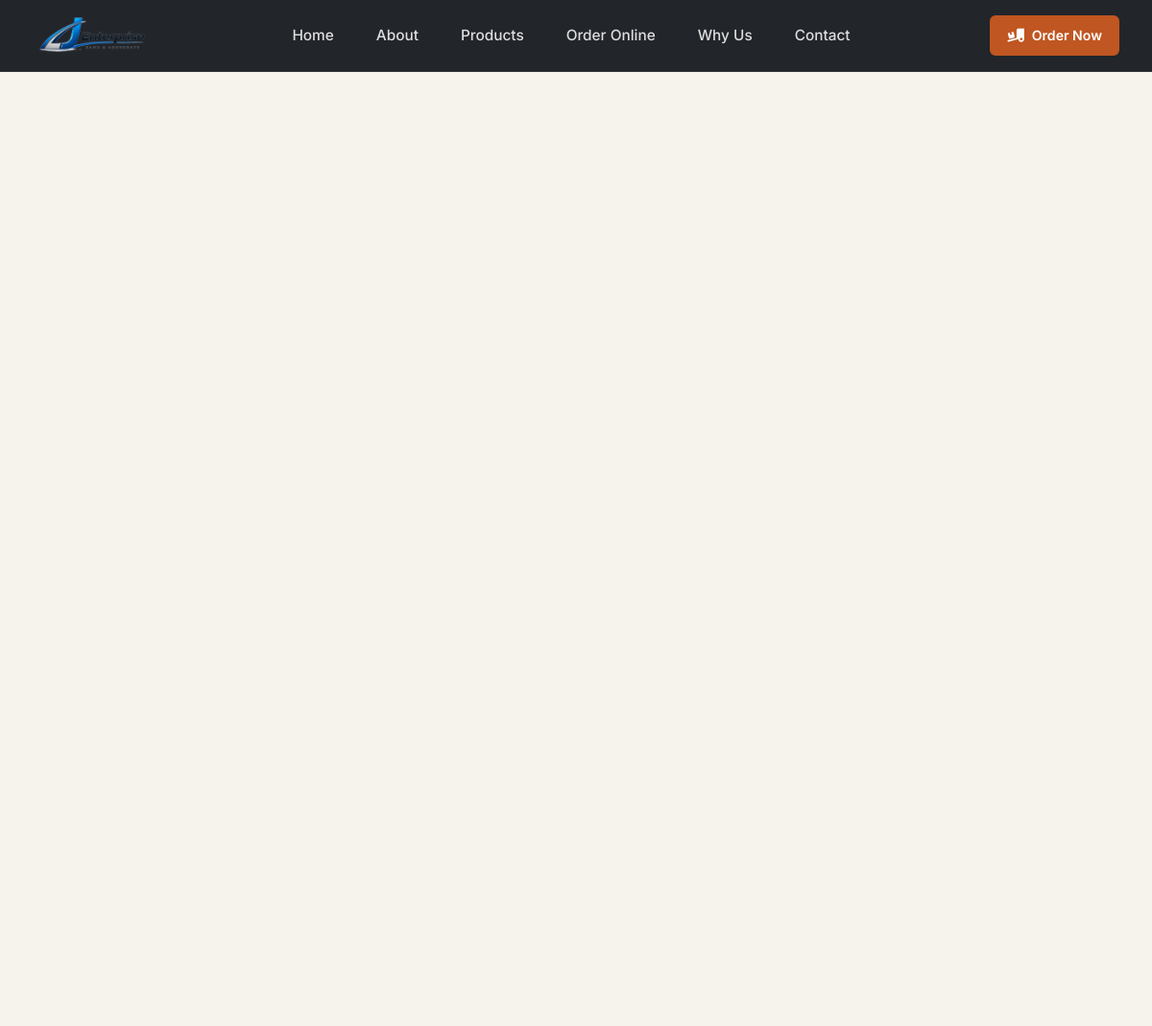
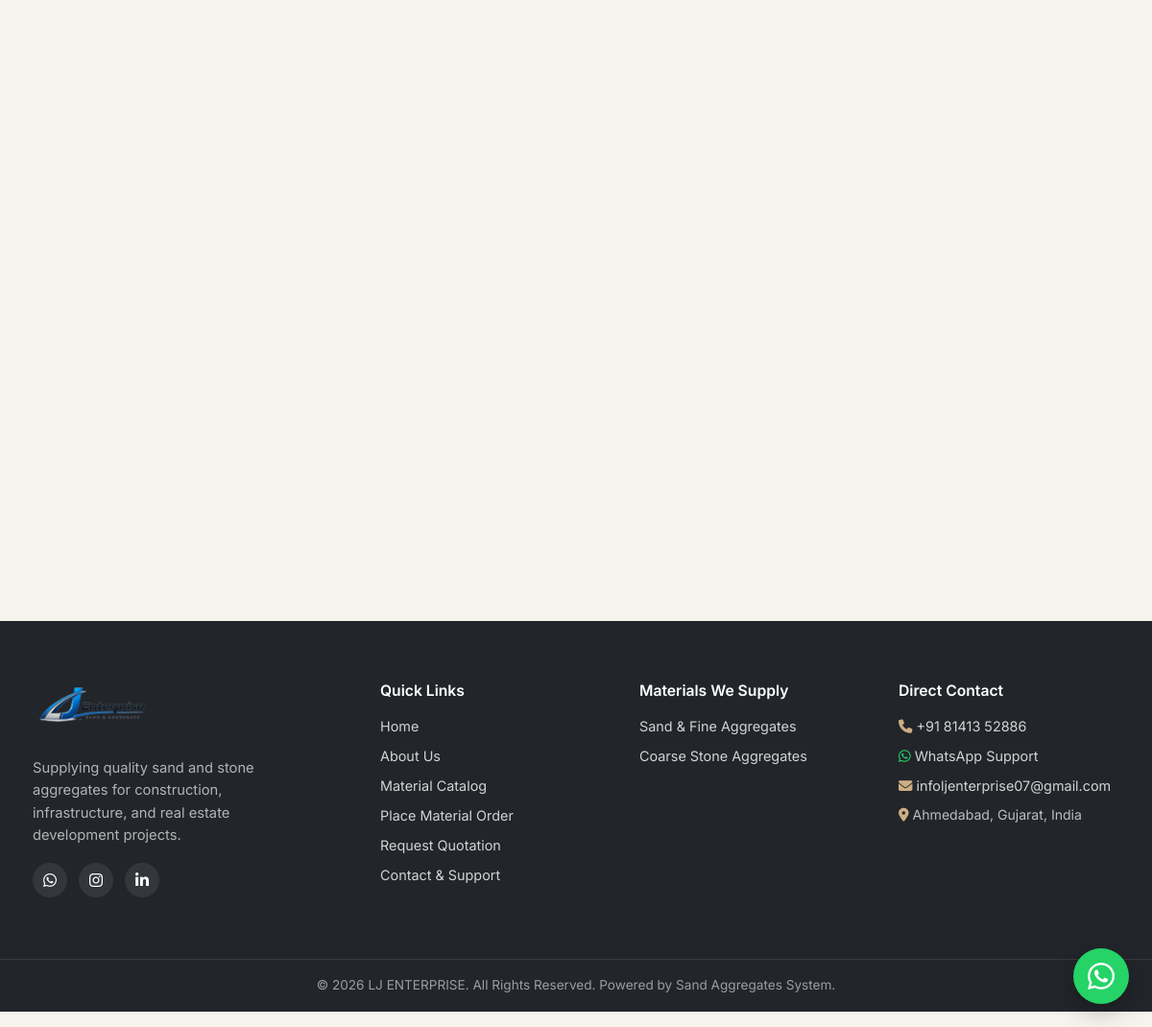
Page /products/banas-sand/ on the committed database (2 pictures, top to bottom).
### website/models.py (models this page shows, shortened)
class Category(models.Model):
    name = models.CharField(max_length=100, unique=True)
    slug = models.SlugField(max_length=120, unique=True, blank=True)
    description = models.TextField(blank=True, help_text="Brief description of this material category")
    order = models.PositiveIntegerField(default=0, help_text="Display order in menus and filters")
    is_active = models.BooleanField(default=True)
    class Meta:
        verbose_name_plural = "Categories"
        ordering = ['order', 'name']

class SiteSetting(models.Model):
    business_name = models.CharField(max_length=150, default="LJ ENTERPRISE")
    tagline = models.CharField(
        max_length=255,
        default="At the heart of every strong structure lies a solid foundation — and that starts with quality materials."
    )
    phone_display = models.CharField(max_length=30, default="+91 81413 52886")
    phone_raw = models.CharField(max_length=30, default="+918141352886", help_text="Digits with country code, no spaces for tel: link")
    whatsapp_number = models.CharField(max_length=30, default="918141352886", help_text="Digits only with country code (e.g. 918141352886) for wa.me links")
    email = models.EmailField(default="infoljenterprise07@gmail.com")
    address = models.CharField(max_length=255, default="Ahmedabad, Gujarat, India")
    business_hours = models.CharField(max_length=100, default="Open 24 hours")
    google_maps_url = models.URLField(max_length=500, default="https://www.google.com/maps?q=Ahmedabad,Gujarat,India&output=embed")
    whatsapp_default_message = models.TextField(
        default="Hello LJ Enterprise, I am interested in your sand, GSB, and aggregates materials. Please share material details and availability."
    )
    instagram_url = models.URLField(default="https://www.instagram.com/infoljenterprise?stkn=MWd3cGN3dDV6Ym44aA==", blank=True)
    linkedin_url = models.URLField(default="https://www.linkedin.com/company/rashienterprise", blank=True)
    class Meta:
        verbose_name = "Business Configuration & Contact Settings"
        verbose_name_plural = "Business Configuration & Contact Settings"
    @classmethod
    def get_settings(cls):
        obj, _ = cls.objects.get_or_create(pk=1)
        return obj

### website/views.py (the view)
# urls.py: path('products/<slug:slug>/', views.ProductDetailView.as_view(), name='product_detail'),
class ProductDetailView(DetailView):
    model = Product
    template_name = 'product_detail.html'
    context_object_name = 'product'
    slug_url_kwarg = 'slug'
    def get_context_data(self, **kwargs):
        context = super().get_context_data(**kwargs)
        product = self.object
        related = Product.objects.filter(category=product.category).exclude(id=product.id)[:4]
        if not related.exists():
            related = Product.objects.exclude(id=product.id)[:4]
        site_config = SiteSetting.get_settings()
        product_msg = (
            f"Hello, I am interested in ordering:\n\n"
            f"Product: {product.name} ({product.unit})\n\n"
            f"Please share availability, delivery terms, and quotation."
        )
        whatsapp_product_url = f"https://wa.me/{site_config.whatsapp_number}?text={urllib.parse.quote(product_msg)}"
        context['related_products'] = related
        context['whatsapp_product_url'] = whatsapp_product_url
        context['enquiry_form'] = EnquiryForm(initial={'product': product, 'product_name': product.name})
        return context

### website/models.py (called while the page is built)
    def get_absolute_url(self):
        return reverse('website:product_detail', kwargs={'slug': self.slug})

### templates/product_detail.html (shortened to what this page needs)
{% extends 'base.html' %}
{% load static %}

### templates/base.html (shortened to what this page needs)
{% load static %}
<!DOCTYPE html>
<html lang="en">
<head>
  <link rel="stylesheet" href="https://cdnjs.cloudflare.com/ajax/libs/font-awesome/6.5.1/css/all.min.css" />
  <link rel="stylesheet" href="{% static 'css/style.css' %}">
</head>
<body>
<header class="site-header" id="top">
  <div class="container header-inner">
    <a href="{% url 'website:home' %}" class="brand" aria-label="{{ site_settings.business_name }} home">
      <div class="brand-logo-container">
        <img src="{% static 'assets/logo_transparent.png' %}" alt="{{ site_settings.business_name }}" class="brand-logo">
      </div>
    </a>
    <nav class="main-nav" id="main-nav">
      <ul>
        <li><a href="{% url 'website:home' %}">Home</a></li>
        <li><a href="{% url 'website:home' %}#about">About</a></li>
        <li><a href="{% url 'website:products' %}">Products</a></li>
        <li><a href="{% url 'website:order_create' %}">Order Online</a></li>
        <li><a href="{% url 'website:home' %}#why-us">Why Us</a></li>
        <li><a href="{% url 'website:home' %}#contact">Contact</a></li>
      </ul>
    </nav>
    <div class="header-actions">
      <a href="{% url 'website:order_create' %}" class="btn btn-accent btn-sm">
        <i class="fa-solid fa-truck-ramp-box"></i> Order Now
      </a>
    </div>
  </div>
</header>
<main>
</main>
<footer class="site-footer">
  <div class="container footer-inner">
    <div class="footer-brand">
      <a href="{% url 'website:home' %}" style="display:inline-block; margin-bottom: 14px;">
        <div class="brand-logo-container footer-logo">
          <img src="{% static 'assets/logo_transparent.png' %}" alt="{{ site_settings.business_name }}" class="brand-logo">
        </div>
      </a>
      <p>Supplying quality sand and stone aggregates for construction, infrastructure, and real estate development projects.</p>
      <div class="footer-social-links">
        <a href="{{ whatsapp_url }}" target="_blank" rel="noopener" aria-label="WhatsApp" title="WhatsApp"><i class="fa-brands fa-whatsapp"></i></a>
        {% if site_settings.instagram_url %}<a href="{{ site_settings.instagram_url }}" target="_blank" rel="noopener" aria-label="Instagram" title="Instagram"><i class="fa-brands fa-instagram"></i></a>{% endif %}
        {% if site_settings.linkedin_url %}<a href="{{ site_settings.linkedin_url }}" target="_blank" rel="noopener" aria-label="LinkedIn" title="LinkedIn"><i class="fa-brands fa-linkedin-in"></i></a>{% endif %}
      </div>
    </div>
    <div class="footer-col">
      <h4>Quick Links</h4>
      <ul>
        <li><a href="{% url 'website:home' %}">Home</a></li>
        <li><a href="{% url 'website:home' %}#about">About Us</a></li>
        <li><a href="{% url 'website:products' %}">Material Catalog</a></li>
        <li><a href="{% url 'website:order_create' %}">Place Material Order</a></li>
        <li><a href="{% url 'website:enquiry_create' %}">Request Quotation</a></li>
        <li><a href="{% url 'website:home' %}#contact">Contact & Support</a></li>
      </ul>
    </div>
    <div class="footer-col">
      <h4>Materials We Supply</h4>
      <ul>
        {% for cat in nav_categories %}
          <li><a href="{% url 'website:products' %}?category={{ cat.slug }}">{{ cat.name }}</a></li>
        {% empty %}
          <li><a href="{% url 'website:products' %}">Construction Sand</a></li>
          <li><a href="{% url 'website:products' %}">River Sand & M-Sand</a></li>
          <li><a href="{% url 'website:products' %}">Stone Aggregates (10/20/40mm)</a></li>
          <li><a href="{% url 'website:products' %}">Granular Sub Base (GSB)</a></li>
        {% endfor %}
      </ul>
    </div>
    <div class="footer-col">
      <h4>Direct Contact</h4>
      <ul>
        <li>
          <a href="tel:{{ site_settings.phone_raw }}">
            <i class="fa-solid fa-phone" style="color:var(--sand);"></i> {{ site_settings.phone_display }}
          </a>
        </li>
        <li>
          <a href="{{ whatsapp_url }}" target="_blank" rel="noopener">
            <i class="fa-brands fa-whatsapp" style="color:#25D366;"></i> WhatsApp Support
          </a>
        </li>
        <li>
          <a href="mailto:{{ site_settings.email }}">
            <i class="fa-solid fa-envelope" style="color:var(--sand);"></i> {{ site_settings.email }}
          </a>
        </li>
        <li style="color:rgba(255,255,255,0.7); font-size:0.88rem; margin-top:8px;">
          <i class="fa-solid fa-location-dot" style="color:var(--sand);"></i> {{ site_settings.address }}
        </li>
      </ul>
    </div>
  </div>
  <div class="footer-bottom">
    <div class="container">
      <p>&copy; {{ current_year }} {{ site_settings.business_name }}. All Rights Reserved. Powered by Sand Aggregates System.</p>
    </div>
  </div>
</footer>
<a href="{{ whatsapp_url }}" class="whatsapp-float" aria-label="Chat with us on WhatsApp" target="_blank" rel="noopener" title="Chat on WhatsApp">
  <i class="fa-brands fa-whatsapp"></i>
</a>
</body>
</html>

### static/css/style.css (style rules this page uses)
:root { --charcoal: #22252A; --stone: #565B52; --sand: #CDAE83; --off-white: #F6F3EC; --white: #FFFFFF; --accent: #C05621; --accent-dark: #9C4419; --success: #2E7D4F; --error: #B3261E; --warning: #D97706; --info: #2563EB; --font-head: 'Archivo', sans-serif; --font-body: 'Inter', sans-serif; --radius: 6px; --radius-lg: 12px; --shadow: 0 8px 24px rgba(34,37,42,0.10); --shadow-lg: 0 16px 36px rgba(34,37,42,0.16); --max-width: 1180px; --space-1: 8px; --space-2: 16px; --space-3: 24px; --space-4: 40px; --space-5: 64px; --space-6: 96px; }
*, *::before, *::after { box-sizing: border-box; }
html { scroll-behavior: smooth; scroll-padding-top: 84px; }
body { margin: 0; font-family: var(--font-body); color: var(--charcoal); background: var(--off-white); line-height: 1.6; -webkit-font-smoothing: antialiased; }
img { max-width: 100%; display: block; }
a { color: inherit; text-decoration: none; }
ul { list-style: none; margin: 0; padding: 0; }
h1, h2, h3, h4, h5, h6 { font-family: var(--font-head); line-height: 1.15; margin: 0 0 var(--space-2); color: var(--charcoal); }
h4 { font-size: 1.05rem; font-weight: 600; }
p { margin: 0 0 var(--space-2); }
.container { max-width: var(--max-width); margin: 0 auto; padding: 0 var(--space-3); }
.btn { display: inline-flex; align-items: center; justify-content: center; gap: 8px; padding: 12px 24px; border-radius: var(--radius); font-weight: 600; font-size: 0.95rem; border: 2px solid transparent; cursor: pointer; transition: transform 0.15s ease, background-color 0.15s ease, border-color 0.15s ease, color 0.15s ease, box-shadow 0.15s ease; white-space: nowrap; font-family: var(--font-body); }
.btn-accent { background: var(--accent); color: var(--white); border-color: var(--accent); }
.btn-sm { padding: 8px 16px; font-size: 0.88rem; }
.site-header { position: sticky; top: 0; z-index: 100; background: var(--charcoal); border-bottom: 1px solid rgba(255,255,255,0.08); }
.header-inner { display: flex; align-items: center; justify-content: space-between; height: 74px; }
.brand { display: flex; align-items: center; height: 100%; text-decoration: none; }
.brand-logo-container { display: inline-flex; align-items: center; justify-content: center; background: transparent; padding: 0; border-radius: 0; box-shadow: none; border: none; transition: transform 0.2s ease, opacity 0.2s ease; overflow: visible; }
.brand-logo { height: 48px; width: auto; max-width: 250px; object-fit: contain; display: block; }
.footer-logo { padding: 0; margin-bottom: var(--space-2); }
.main-nav ul { display: flex; gap: var(--space-4); align-items: center; }
.main-nav a { color: rgba(255,255,255,0.85); font-weight: 500; font-size: 0.96rem; padding: 6px 2px; border-bottom: 2px solid transparent; transition: color 0.15s ease, border-color 0.15s ease; }
.header-actions { display: flex; align-items: center; gap: var(--space-2); }
.site-footer { background: var(--charcoal); color: rgba(255,255,255,0.8); }
.footer-inner { display: grid; grid-template-columns: 1.4fr 1fr 1fr 1fr; gap: var(--space-4); padding: var(--space-5) var(--space-3); }
.footer-logo { margin-bottom: var(--space-2); }
.footer-brand p { font-size: 0.92rem; color: rgba(255,255,255,0.65); max-width: 32ch; }
.footer-col h4 { color: var(--white); font-family: var(--font-body); font-size: 0.98rem; margin-bottom: var(--space-2); }
.footer-col ul li { margin-bottom: 8px; font-size: 0.9rem; }
.footer-social-links { display: flex; gap: 12px; margin-top: 12px; }
.footer-social-links a { width: 36px; height: 36px; border-radius: 50%; background: rgba(255,255,255,0.08); display: flex; align-items: center; justify-content: center; color: var(--white); transition: 0.2s ease; }
.footer-bottom { border-top: 1px solid rgba(255,255,255,0.1); }
.footer-bottom p { padding: var(--space-2) 0; font-size: 0.85rem; color: rgba(255,255,255,0.55); text-align: center; }
.whatsapp-float { position: fixed; bottom: 24px; right: 24px; width: 58px; height: 58px; background: #25D366; color: var(--white); border-radius: 50%; display: flex; align-items: center; justify-content: center; box-shadow: 0 8px 24px rgba(0,0,0,0.25); z-index: 90; transition: transform 0.2s ease, box-shadow 0.2s ease; }
.whatsapp-float i { font-size: 32px; }

### rows in the picture
Category: name "Sand & Fine Aggregates"
Category: name "Coarse Stone Aggregates"
SiteSetting: phone_display "+91 81413 52886", email "infoljenterprise07@gmail.com", address "Ahmedabad, Gujarat, India", business_name "LJ ENTERPRISE"
